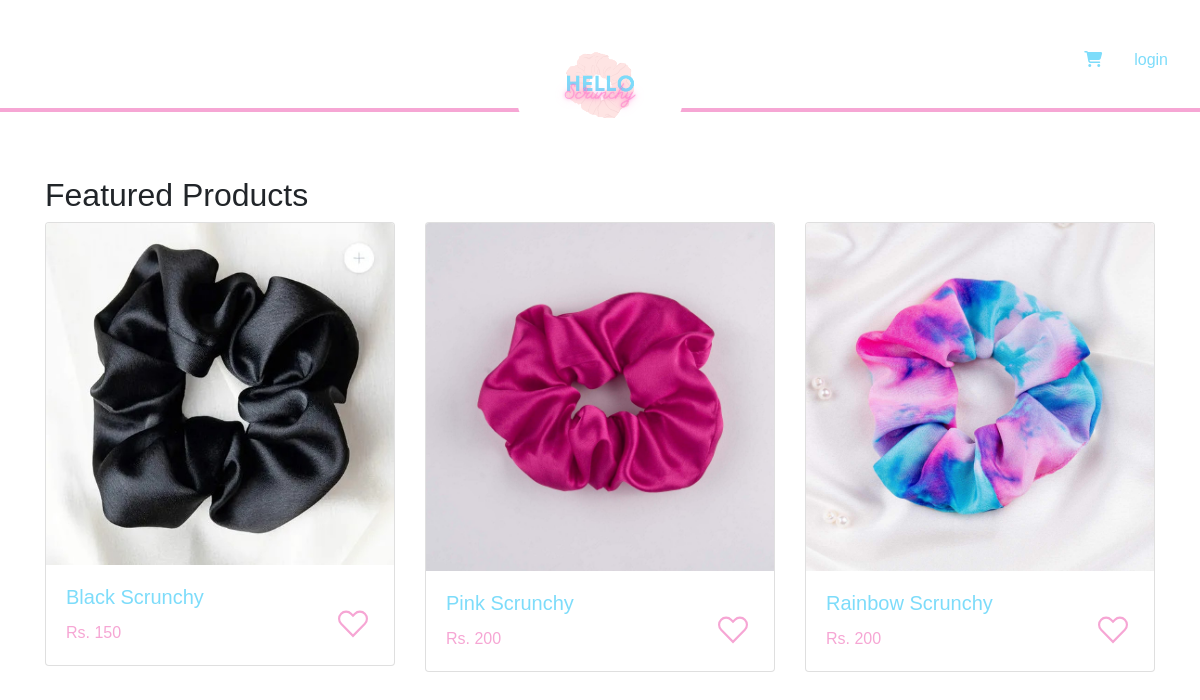
The page / on the database its author committed.
### app/models.py (models this page shows, shortened)
class Product(models.Model):
    name = models.CharField(max_length=60)
    price = models.IntegerField()
    image = models.ImageField(null=True, blank=True, upload_to="images/")

### app/views.py (the view)
# urls.py: path("", views.home, name="home"),
def home(request):
    products = Product.objects.all()
    user = request.user
    context = {"products": products, "user": user}
    return render(request, "app/home.html", context)

### app/templates/app/home.html (shortened to what this page needs)
{% extends 'main.html' %} {% block content %} {% load static %}
<section class="product-section">
  <div class="container">
    <h2>Featured Products</h2>
    <div class="row">
      {% for product in products %}
      <div class="col-md-4">
        <div class="card">
          <img
            class="card-img-top"
            src="{{product.image.url}}"
            alt="{{product.name}}"
          />
          <div class="card-body">
            <h5 class="card-title pro-name">{{product.name}}</h5>
            <span class="card-text pro-price">Rs. {{product.price}}</span>
            <a href="{% url 'cart_add' product.id %}" class="btn-cart">
            </a>
          </div>
        </div>
      </div>
      {% endfor %}
    </div>
  </div>
</section>
{% endblock content %}

### static/styles/style.css (style rules this page uses)
* { font-family: Arial, sans-serif; margin: 0; padding: 0; box-sizing: border-box; --blue: #D7FCFC; --pink: #F6A6D4; --dblue: #7DDCFA; }
a { color: var(--dblue) !important; }
.pro-name { color: var(--dblue); }
.pro-price { color: var(--pink); }
.product-section { margin: 4rem 0 1rem 0; }
.btn-cart { position: absolute !important; right: 1rem !important; bottom: 1rem !important; display: flex; align-items: center; justify-content: center; width: 50px; height: 50px; border-radius: 10px; border: none; background-color: transparent; position: relative; }
.btn-cart::after { content: 'like'; width: fit-content; height: fit-content; position: absolute; font-size: 15px; color: white; font-family: 'Lucida Sans', 'Lucida Sans Regular', 'Lucida Grande', 'Lucida Sans Unicode', Geneva, Verdana, sans-serif; opacity: 0; visibility: hidden; transition: .2s linear; top: 115%; }
.icon { width: 30px; height: 30px; transition: .2s linear; }

### rows shown on the page
Product: image (picture), name "Black Scrunchy", price "150"
Product: image (picture), name "Pink Scrunchy", price "200"
Product: image (picture), name "Rainbow Scrunchy", price "200"
